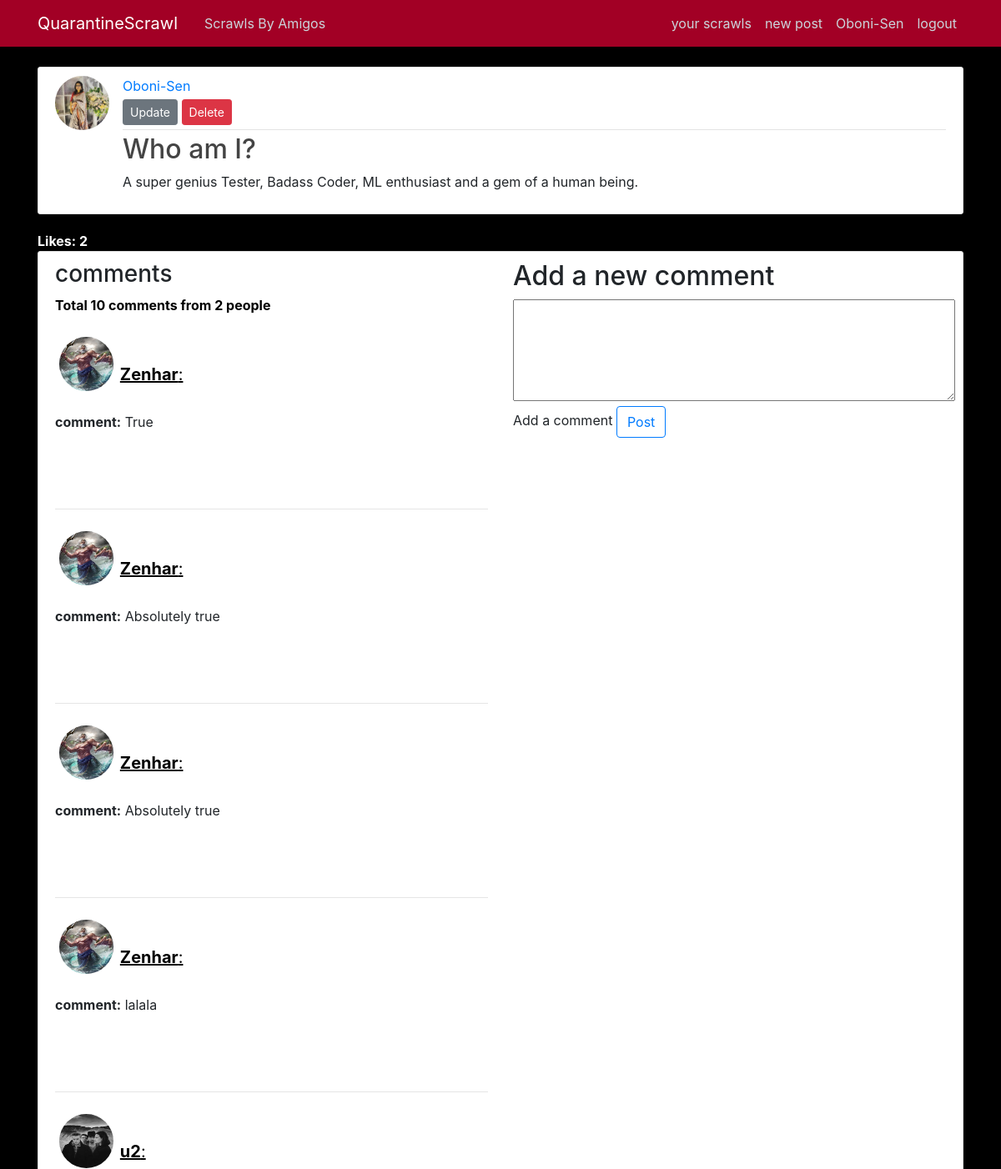
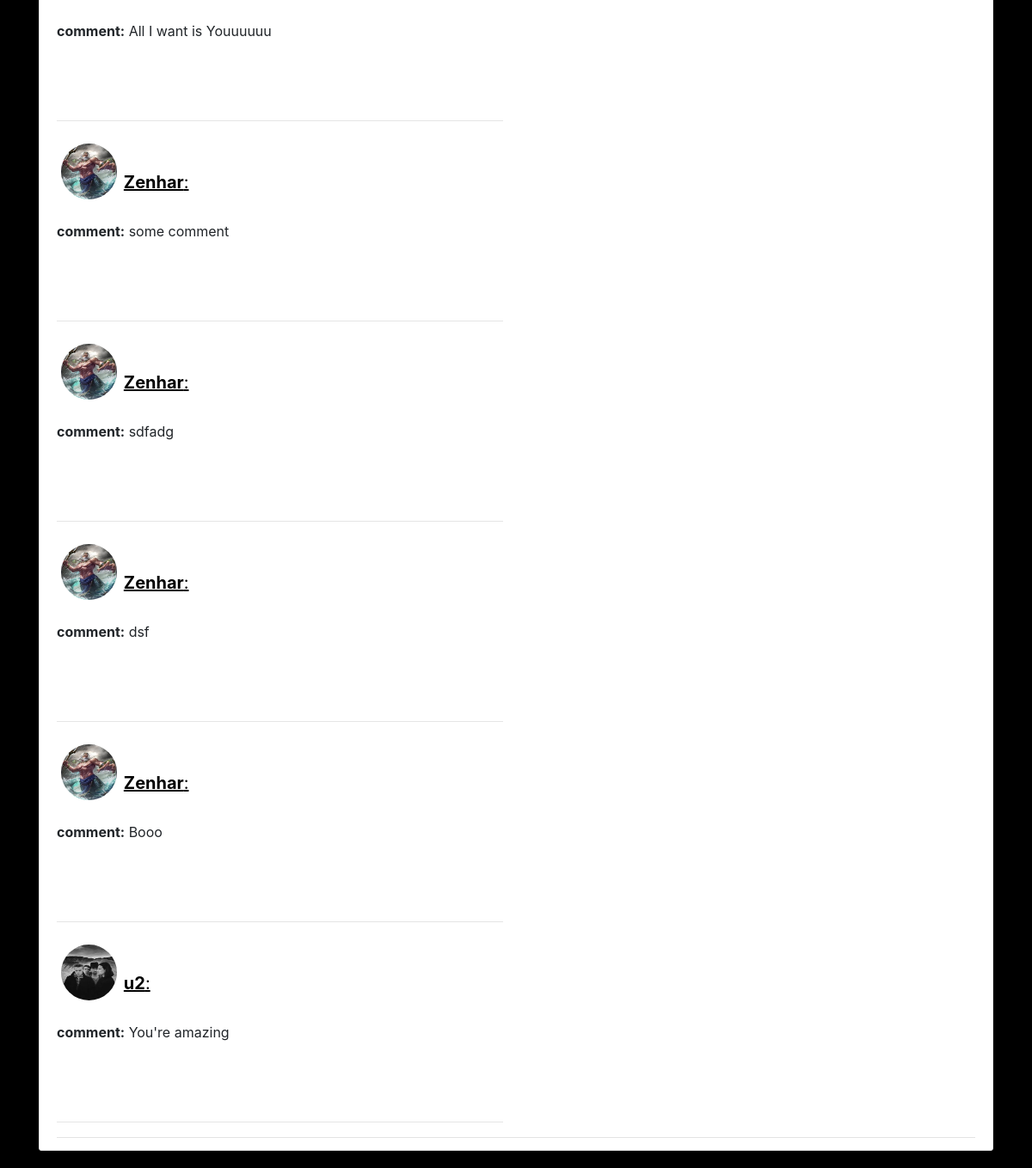
Before: /post/54/ (signed in) with the older database file (2 pictures, top to bottom).
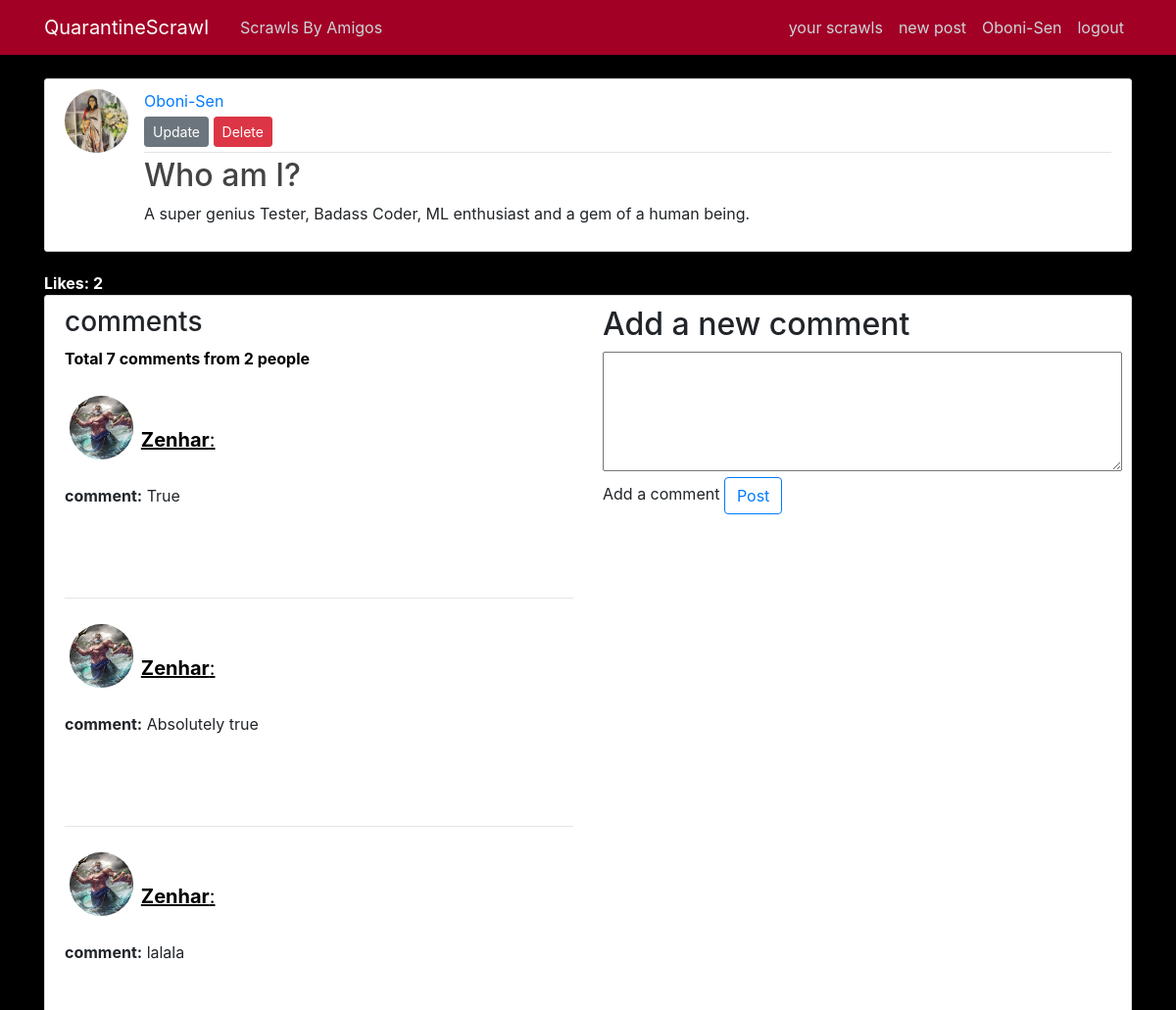
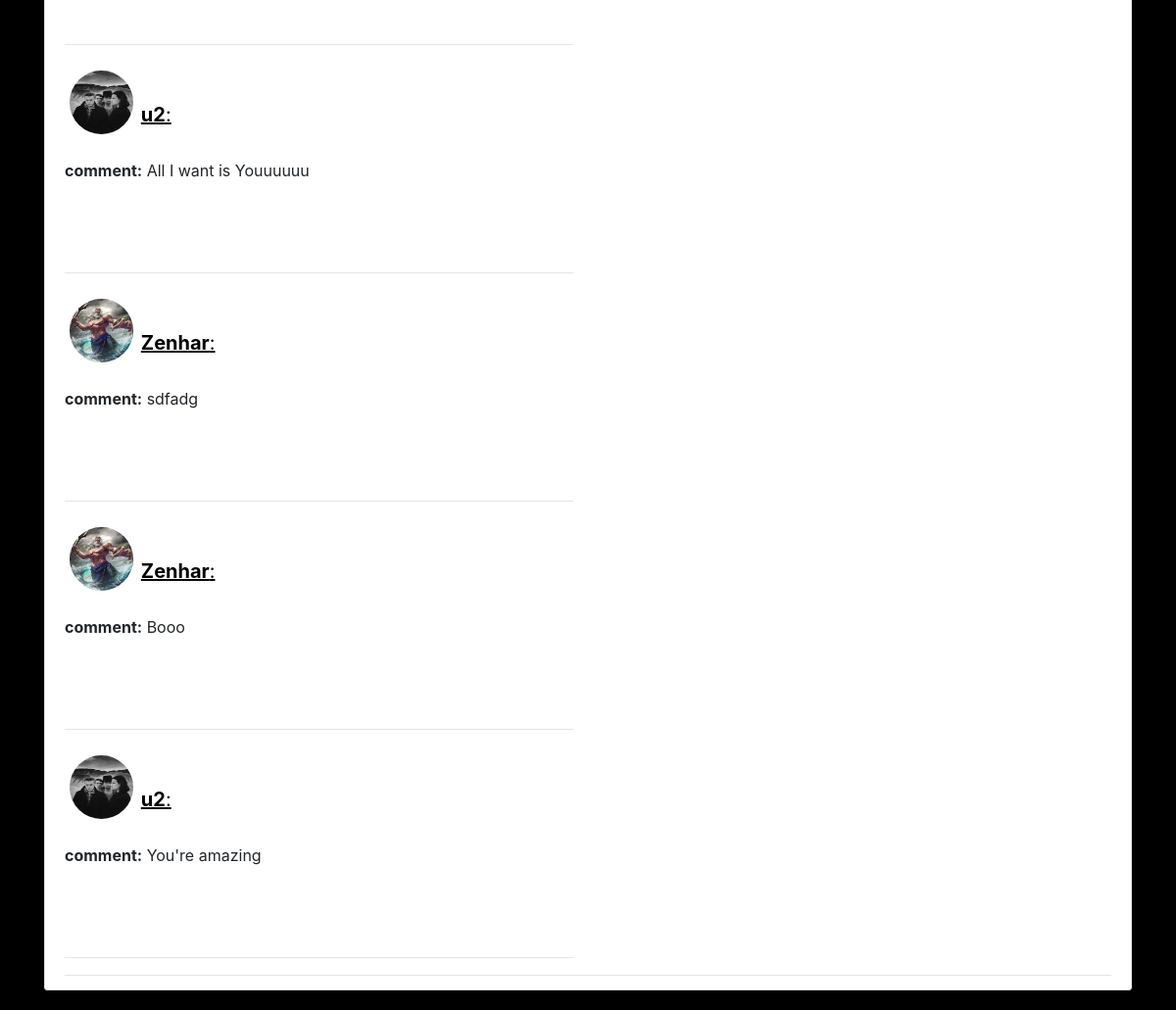
After: the same page with the newer database file (2 pictures, top to bottom).
### blog/models.py (models this page shows, shortened)
class Post(models.Model):
    title = models.CharField(max_length=100)
    content = RichTextUploadingField()
    date = models.DateTimeField(default=timezone.now)
    author = models.ForeignKey(User, on_delete=models.CASCADE)
    liked = models.ManyToManyField(User, related_name="liked", default=None, blank=True)
    commented = models.ManyToManyField(
        User, related_name="commented", default=None, blank=True
    )

class Comment(models.Model):
    user = models.ForeignKey(User, on_delete=models.CASCADE)
    post = models.ForeignKey(Post, on_delete=models.CASCADE)
    user_comment = models.TextField(default=None, blank=True)

### users/models.py (models this page shows, shortened)
class Profile(models.Model):
    user = models.OneToOneField(User, on_delete=models.CASCADE)
    image = models.ImageField(default="poseidon.jpg", upload_to="profile_pics")
    follow = models.ManyToManyField(User, related_name="followers", blank=True)
    follower = models.ManyToManyField(User, related_name="follows", blank=True)

### blog/views.py (the view)
# urls.py: path("post/<int:pk>/", PostDetailedView.as_view(), name="post-detail"),
class PostDetailedView(LoginRequiredMixin, DetailView):
    model = Post
    def get_object(self, **kwargs):  # getting the pk from the url
        pk = self.kwargs.get("pk")
        post_id = Post.objects.get(id=pk)
        return post_id
    def get_context_data(self, **kwargs):
        context = super().get_context_data(**kwargs)
        post_id = self.get_object()
        loggedInProfile = Profile.objects.get(user=self.request.user)
        if post_id.author in loggedInProfile.follow.all():
            displayReactionButton = True
        else:
            displayReactionButton = False
        if (
            post_id.author in loggedInProfile.follow.all()
            or post_id.author == loggedInProfile.user
        ):
            displayCommentSection = True
        else:
            displayCommentSection = False
        context["displayReactionButton"] = displayReactionButton
        context["displayCommentSection"] = displayCommentSection
        context["post"] = Post.objects.get(id=post_id.id)
        context["user"] = loggedInProfile.user
        context["comments"] = Comment.objects.filter(post=post_id)
        context["comment_form"] = CommentForm()
        return context

### blog/forms.py
class CommentForm(forms.ModelForm):
    class Meta:
        model = Comment
        fields = ["user_comment"]

### blog/templates/blog/post_detail.html (shortened to what this page needs)
{% extends "blog/base.html" %}
{% load static %}
{% block bootstrapClass %}
<link rel="stylesheet" type="text/css" href="{% static 'blog/blog-css/post-details.css' %}">
 {% endblock %}
{% block content %}
  <article class="media content-section">
    <img class="rounded-circle article-img" src="{{ post.author.profile.image.url }}">
    <div class="media-body">
      <div class="article-metadata">
        <a class="mr-2" href="#">{{ post.author }}</a>
        {% if post.author == user %}
          <div>
            <a class="btn btn-secondary btn-sm mt-1 mb-1" href="{% url 'post-update' post.id %}">Update</a>
            <a class="btn btn-danger btn-sm mt-1 mb-1" href="{% url 'post-delete' post.id %}">Delete</a>
          </div>
        {% endif %}
      </div>
      <h2 class="article-title">{{ post.title }}</h2>
      <p class="article-content">{{ post.content|safe }}</p>
    </div>
  </article>
  {% if post.liked.all.count < 2 %}
  <strong style="color: white;">Like: {{post.liked.all.count}}</strong>
{% else %}
<strong style="color: white;">Likes: {{post.liked.all.count}}</strong>
{% endif %}
  {% if displayCommentSection %}
  <article class="media content-section">
    <div class="media-body">
      <div class="article-metadata">
        <div class="row">
          <div class="col-6">
        <h3>comments</h3>
        <strong><p style="color:black">Total {{comments.all.count}} comments from {{post.commented.all.count}} people</p></strong>
            {% for comment in comments%}
            <div class="post-detail-comment-section-wrap">
              <div class="post-detail-each-comment">
                <img class="post-detail-profile-picture rounded-circle article-img" src="{{ comment.user.profile.image.url }}">
               <a href="{% url 'user-posts' comment.user %}"><p class="post-detail-commented-by" > <strong>{{comment.user}}</strong>:  </p></a>
                <p class='post-detail-comment' ><strong>comment:</strong>  {{comment.user_comment}} </p>
              </div>
            </div>
            <hr style='color:black'>
            {% endfor %}
          </div>
          <div class="col-4">
        <h2>Add a new comment</h2>
        <form action="{% url 'comment-post'  %}" method="POST">
              <textarea  name="user_comment_from_form" value="{{comments.user_comment}}" id="comment" rows="5" cols="50" tabindex="10"  required="required"></textarea>
              <label for="comment" class="required">Add a comment</label>
              <button class=" btn btn-outline-primary" type="submit">Post</button>
          </div>
      </div>
    </div>
  </article>
  {%else%}
  <h3 style="color:white">Total {{post.commented.all.count}} people commented</h3>
  {% endif %}
{% endblock content %}

### blog/templates/blog/base.html (shortened to what this page needs)
{% load static %}
<!DOCTYPE html>
<html>
<head>
    <link rel="stylesheet" href="https://maxcdn.bootstrapcdn.com/bootstrap/4.0.0/css/bootstrap.min.css">
    <link rel="stylesheet" type="text/css" href="{% static 'blog/blog-css/main.css' %}">
    <link rel="stylesheet" type="text/css" href="{% static 'users/profile.css' %}">
    {% block bootstrapClass %}  {% endblock %}
</head>
<body>
    <header class="site-header">
      <nav class="navbar navbar-expand-md navbar-dark navbar-bg-steel fixed-top">
        <div class="container">
          <a class="navbar-brand mr-4" href="{% url 'home' %}">QuarantineScrawl</a>
          <div class="collapse navbar-collapse" id="navbarToggle">
            <div class="navbar-nav mr-auto">
              <a class="nav-item nav-link" href="{% url 'amigos-home' %}">Scrawls By Amigos</a>
            </div>
            <div class="navbar-nav">
              {% if user.is_authenticated %}
              <a class="nav-item nav-link" href="{% url 'user-posts' user.username  %}"> your scrawls</a>
              <a class="nav-item nav-link" href="{% url 'post-create' %}"> new post</a>
              <a class="nav-item nav-link" href="{% url 'profile' %}">{{user.username}}</a>
              <a class="nav-item nav-link" href="{% url 'logout' %}">logout</a>
              {% else %}
              <a class="nav-item nav-link" href="{% url 'login' %}">Login</a>
              <a class="nav-item nav-link" href="{% url 'register' %}">Register</a>
              {% endif %}
            </div>
          </div>
        </div>
      </nav>
    </header>
    <main role="main" class="container">
          {% block content %}{% endblock %}
    </main>
</body>
</html>

### blog/static/blog/blog-css/main.css (style rules this page uses)
body { background-color: black; margin-top: 5rem; }
.navbar-bg-steel { background-color: #a20025; }
.site-header .navbar-nav .nav-link { color: #cbd5db; font-weight: 400; }
.content-section { background: #ffffff; padding: 10px 20px; border: 1px solid #dddddd; border-radius: 3px; margin-bottom: 20px; }
.article-title { color: #444444; }
.article-content { white-space: pre-line; }
.article-img { height: 65px; width: 65px; margin-right: 16px; border-radius: 20px; }
.article-metadata { padding-bottom: 1px; margin-bottom: 4px; border-bottom: 1px solid #e3e3e3; }

### users/static/users/users-css/profile.css (style rules this page uses)
* { margin: 0px; padding: 0px; box-sizing: border-box; }

### blog/static/blog/blog-css/post-details.css (style rules this page uses)
* { margin: 0; padding: 0; box-sizing: border-box; }
.post-detail-each-comment { height: 25vh; position: relative; }
.post-detail-profile-picture { position: absolute; top: 5%; left: 1%; }
.post-detail-commented-by { position: absolute; top: 20%; left: 15%; text-decoration: underline; color: black; font-size: 20px; }
.post-detail-comment { position: absolute; top: 50%; }

Changed rows visible on the page:
removed Comment: user.profile.image (picture), user "Zenhar", user_comment "Absolutely true"
removed Comment: user.profile.image (picture), user "Zenhar", user_comment "some comment"
removed Comment: user.profile.image (picture), user "Zenhar", user_comment "dsf"
Other visible differences:
{{ comments.all.count }}: "10" → "7"
